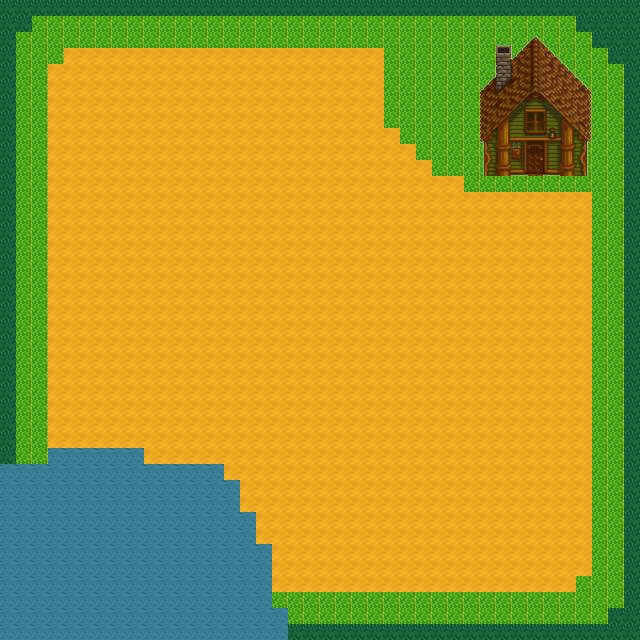

The image is a tile-based game level rendered from a .tmx file. Its description and source (layers, tilesets, objects; grid data summarised) follow:
An orthogonal 40x40 tile map with 16x16 px tiles, 2 tile layers (Background, Buildings), 1 hidden layer not drawn.

<map version="1.0" tiledversion="1.11.0" orientation="orthogonal" renderorder="right-down" width="40" height="40" tilewidth="16" tileheight="16" infinite="0" nextlayerid="4" nextobjectid="1">
 <tileset firstgid="1" name="spring_outdoorsTileSheets" tilewidth="16" tileheight="16" tilecount="119" columns="7">
  <image source="spring_outdoorsTileSheets.png" width="112" height="287" />
 </tileset>
 <layer id="1" name="Background" width="40" height="40">
  <data>[1600 cells, 1600 non-empty, 3 distinct tile ids]</data>
 </layer>
 <layer id="2" name="Path" width="40" height="40" visible="0">
  <data>[1600 cells, 31 non-empty, 3 distinct tile ids]</data>
 </layer>
 <layer id="3" name="Buildings" width="40" height="40">
  <data>[1600 cells, 229 non-empty, 64 distinct tile ids]</data>
 </layer>
</map>
